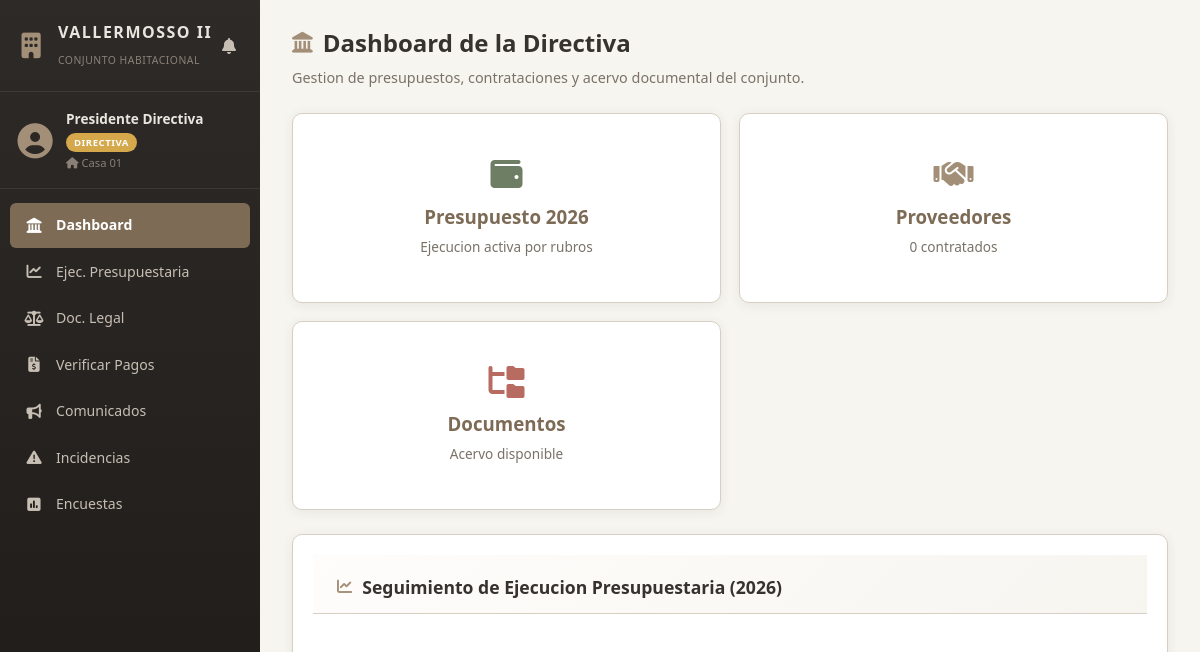
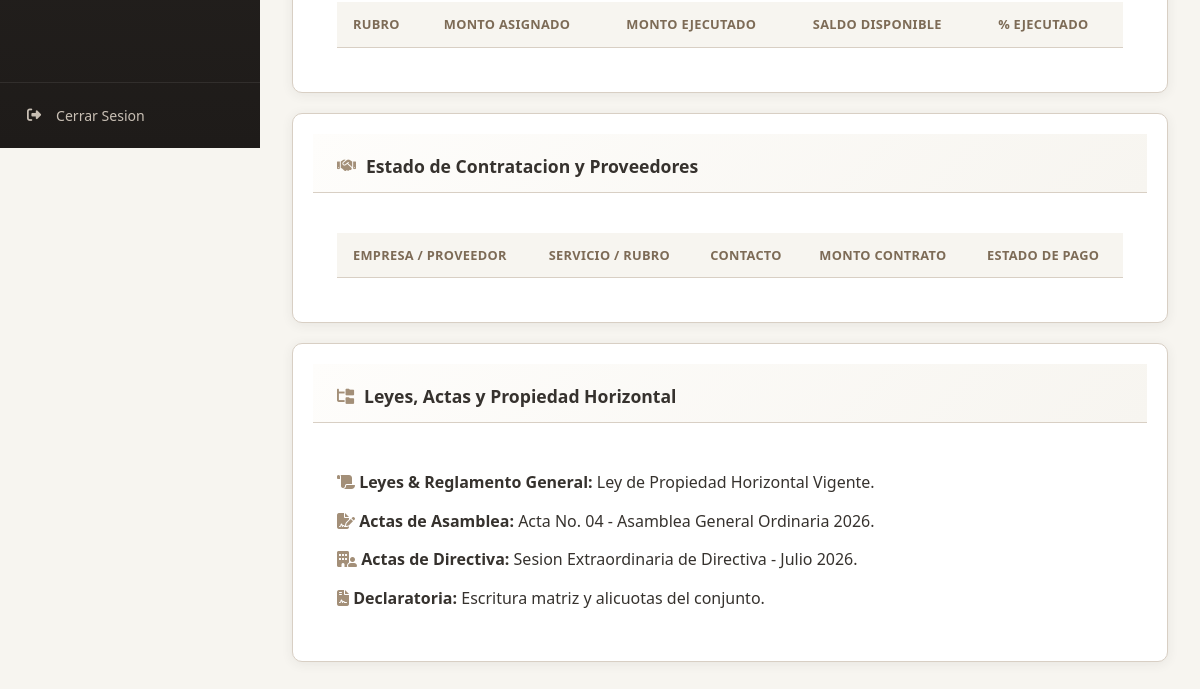
/views/directiva/dashboard.php (signed in), run on an earlier commit of the app's database (2 pictures, top to bottom).
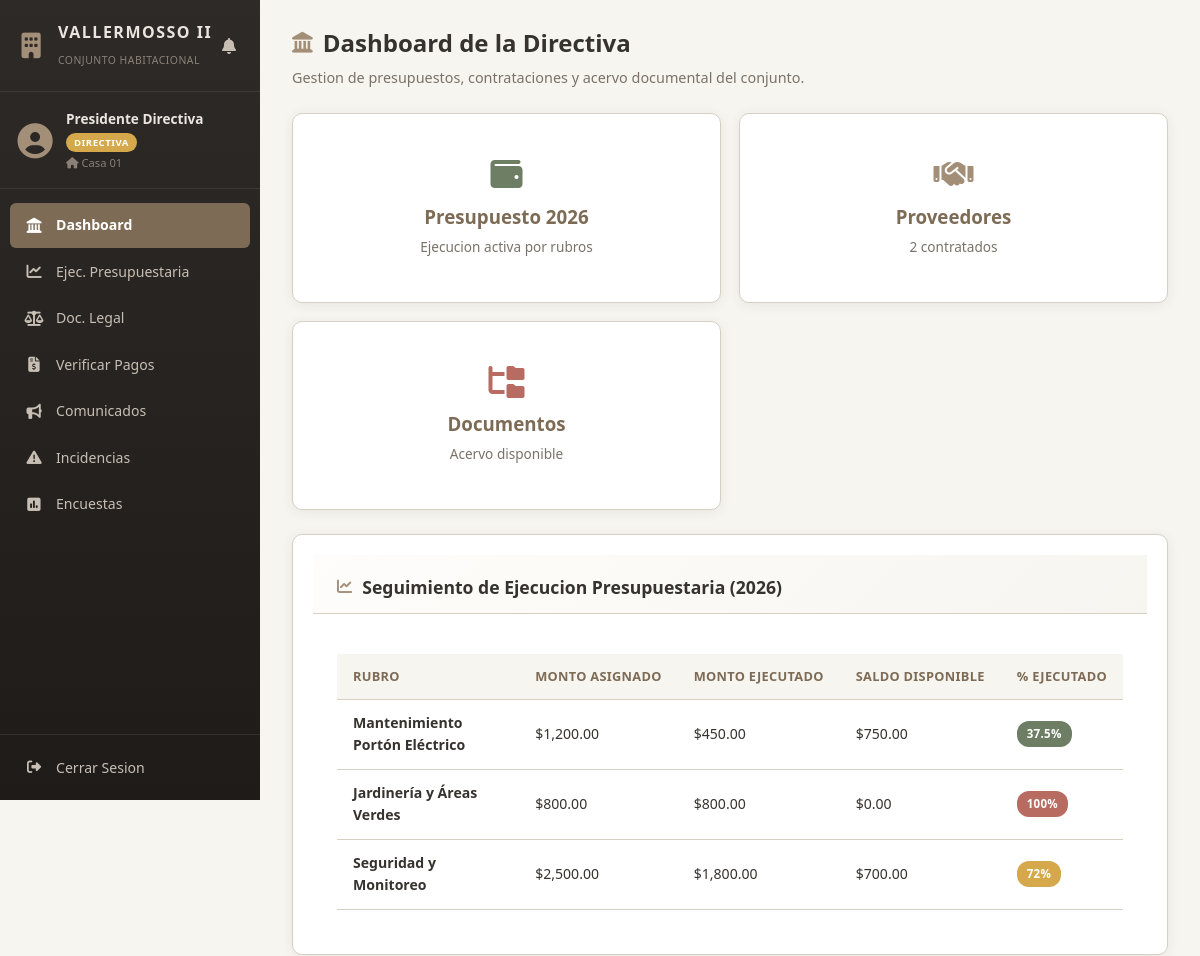
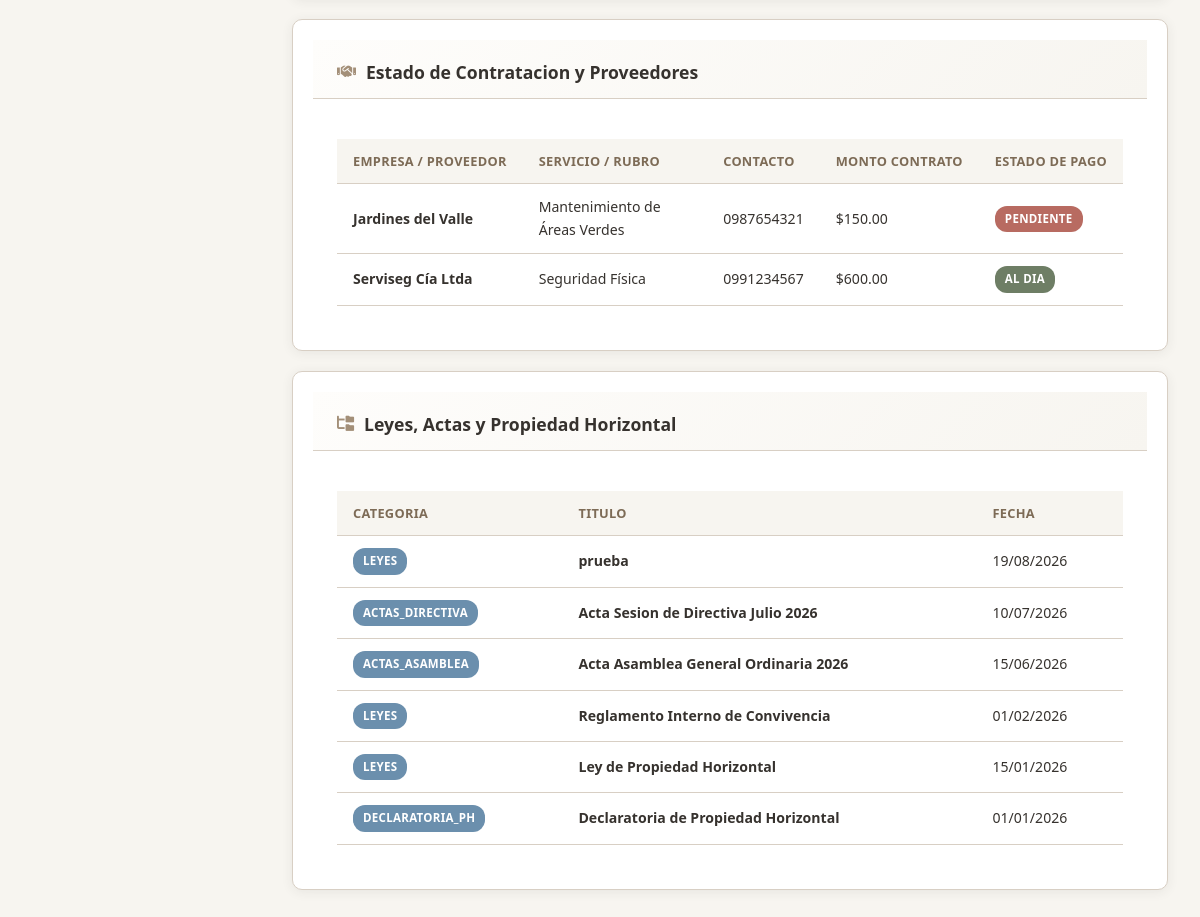
And on a later commit of the database (2 pictures, top to bottom).
### tables this page shows
CREATE TABLE `presupuesto` (
  `id_presupuesto` int(11) NOT NULL,
  `rubro` varchar(150) NOT NULL,
  `monto_asignado` decimal(10,2) NOT NULL,
  `monto_ejecutado` decimal(10,2) DEFAULT 0.00,
  `periodo` varchar(20) NOT NULL DEFAULT '2026'
);

CREATE TABLE `proveedores` (
  `id_proveedor` int(11) NOT NULL,
  `nombre_empresa` varchar(150) NOT NULL,
  `servicio_rubro` varchar(100) NOT NULL,
  `contacto` varchar(100) DEFAULT NULL,
  `monto_contrato` decimal(10,2) NOT NULL,
  `estado_pago` enum('AL_DIA','PENDIENTE','EN_PROCESO') DEFAULT 'AL_DIA',
  `created_at` timestamp NOT NULL DEFAULT current_timestamp()
);

CREATE TABLE `documentos_directiva` (
  `id_documento` int(11) NOT NULL,
  `titulo` varchar(150) NOT NULL,
  `categoria` enum('LEYES','ACTAS_ASAMBLEA','ACTAS_DIRECTIVA','DECLARATORIA_PH') NOT NULL,
  `archivo_url` varchar(255) NOT NULL,
  `fecha_publicacion` date NOT NULL
);

### config/db.php (called while the page is built, shortened)
<?php
class Database {
    private static $host = 'localhost';
    private static $db_name = 'vallermosso2_db';
    private static $username = 'root';
    private static $password = '';
    private static $conn = null;
    public static function obtenerConexion() {
        if (self::$conn === null) {
            try {
                self::$conn = new PDO(
                    "mysql:host=" . self::$host . ";dbname=" . self::$db_name . ";charset=utf8mb4",
                    self::$username,
                    self::$password,
                    [
                        PDO::ATTR_ERRMODE => PDO::ERRMODE_EXCEPTION,
                        PDO::ATTR_DEFAULT_FETCH_MODE => PDO::FETCH_ASSOC
                    ]
                );
            } catch (PDOException $e) {
                die("Error de conexión a la base de datos: " . $e->getMessage());
            }
        }
        return self::$conn;
    }
    public static function connect() {
        return self::obtenerConexion();
    }
}

### models/Directiva.php (called while the page is built)
<?php
require_once __DIR__ . '/../config/db.php';
class Directiva {
    private $db;
    public function __construct() {
        $this->db = Database::connect();
    }
    public function obtenerPresupuesto() {
        $stmt = $this->db->query("SELECT * FROM presupuesto");
        return $stmt->fetchAll();
    }
    public function obtenerProveedores() {
        $stmt = $this->db->query("SELECT * FROM proveedores ORDER BY nombre_empresa ASC");
        return $stmt->fetchAll();
    }
    public function obtenerDocumentos() {
        $stmt = $this->db->query("SELECT * FROM documentos_directiva ORDER BY fecha_publicacion DESC");
        return $stmt->fetchAll();
    }
}
?>

### views/directiva/dashboard.php (the view, shortened to what the changed rows need)
<?php
require_once __DIR__ . '/../../models/Directiva.php';
$directivaModel = new Directiva();
$presupuestos = $directivaModel->obtenerPresupuesto();
$proveedores = $directivaModel->obtenerProveedores();
$documentos = $directivaModel->obtenerDocumentos();
?>
<!DOCTYPE html>
<html lang="es">
<head>
    <link rel="stylesheet" href="../../public/css/style.css">
    <link rel="stylesheet" href="https://cdnjs.cloudflare.com/ajax/libs/font-awesome/6.4.0/css/all.min.css">
</head>
<body>
<div class="app-layout">
    <?php include_once __DIR__ . '/../sidebar.php'; ?>
    <main class="main-content">
        <header class="content-header">
            <h1><i class="fa-solid fa-landmark"></i> Dashboard de la Directiva</h1>
        </header>
        <div class="grid-form" style="margin-bottom: 24px;">
            <div class="card" style="margin-bottom: 0;">
                <div class="card-body" style="text-align: center;">
                    <i class="fa-solid fa-handshake" style="font-size: 2rem; color: var(--primary);"></i>
                    <h3 style="margin: 8px 0 4px; color: var(--primary-dark);">Proveedores</h3>
                    <p style="font-size: 0.85rem; color: var(--text-muted);"><?= count($proveedores) ?> contratados</p>
                </div>
            </div>
        </div>
        <section class="card">
            <div class="card-header">
                <h2><i class="fa-solid fa-chart-line"></i> Seguimiento de Ejecucion Presupuestaria (2026)</h2>
            </div>
            <div class="card-body">
                <div class="table-responsive">
                    <table class="table">
                        <thead>
                            <tr>
                                <th>Rubro</th>
                                <th>Monto Asignado</th>
                                <th>Monto Ejecutado</th>
                                <th>Saldo Disponible</th>
                                <th>% Ejecutado</th>
                            </tr>
                        </thead>
                        <tbody>
                            <?php foreach ($presupuestos as $p):
                                $saldo = $p['monto_asignado'] - $p['monto_ejecutado'];
                                $porcentaje = ($p['monto_asignado'] > 0) ? round(($p['monto_ejecutado'] / $p['monto_asignado']) * 100, 1) : 0;
                            ?>
                                <tr>
                                    <td><strong><?= htmlspecialchars($p['rubro']) ?></strong></td>
                                    <td>$<?= number_format($p['monto_asignado'], 2) ?></td>
                                    <td>$<?= number_format($p['monto_ejecutado'], 2) ?></td>
                                    <td>$<?= number_format($saldo, 2) ?></td>
                                    <td>
                                        <span class="badge <?= ($porcentaje > 90) ? 'badge-danger' : ($porcentaje >= 50 ? 'badge-warning' : 'badge-success') ?>">
                                            <?= $porcentaje ?>%
                                        </span>
                                    </td>
                                </tr>
                            <?php endforeach; ?>
                        </tbody>
                    </table>
                </div>
            </div>
        </section>
        <section class="card">
            <div class="card-header">
                <h2><i class="fa-solid fa-handshake"></i> Estado de Contratacion y Proveedores</h2>
            </div>
            <div class="card-body">
                <div class="table-responsive">
                    <table class="table">
                        <thead>
                            <tr>
                                <th>Empresa / Proveedor</th>
                                <th>Servicio / Rubro</th>
                                <th>Contacto</th>
                                <th>Monto Contrato</th>
                                <th>Estado de Pago</th>
                            </tr>
                        </thead>
                        <tbody>
                            <?php foreach ($proveedores as $prov): ?>
                                <tr>
                                    <td><strong><?= htmlspecialchars($prov['nombre_empresa']) ?></strong></td>
                                    <td><?= htmlspecialchars($prov['servicio_rubro']) ?></td>
                                    <td><?= htmlspecialchars($prov['contacto'] ?? 'N/A') ?></td>
                                    <td>$<?= number_format($prov['monto_contrato'], 2) ?></td>
                                    <td>
                                        <?php if ($prov['estado_pago'] === 'AL_DIA'): ?>
                                            <span class="badge badge-success">AL DIA</span>
                                        <?php elseif ($prov['estado_pago'] === 'PENDIENTE'): ?>
                                            <span class="badge badge-danger">PENDIENTE</span>
                                        <?php else: ?>
                                            <span class="badge badge-warning">EN PROCESO</span>
                                        <?php endif; ?>
                                    </td>
                                </tr>
                            <?php endforeach; ?>
                        </tbody>
                    </table>
                </div>
            </div>
        </section>
        <section class="card">
            <div class="card-header">
                <h2><i class="fa-solid fa-folder-tree"></i> Leyes, Actas y Propiedad Horizontal</h2>
            </div>
            <div class="card-body">
                <?php if (!empty($documentos)): ?>
                    <div class="table-responsive">
                        <table class="table">
                            <thead>
                                <tr>
                                    <th>Categoria</th>
                                    <th>Titulo</th>
                                    <th>Fecha</th>
                                </tr>
                            </thead>
                            <tbody>
                                <?php foreach ($documentos as $doc): ?>
                                    <tr>
                                        <td><span class="badge badge-info"><?= htmlspecialchars($doc['categoria'] ?? 'Documento') ?></span></td>
                                        <td><strong><?= htmlspecialchars($doc['titulo']) ?></strong></td>
                                        <td><?= date('d/m/Y', strtotime($doc['fecha_publicacion'])) ?></td>
                                    </tr>
                                <?php endforeach; ?>
                            </tbody>
                        </table>
                    </div>
                <?php else: ?>
                    <ul style="list-style: none; padding: 0; margin: 0; line-height: 2.4;">
                        <li><i class="fa-solid fa-scroll text-primary"></i> <strong>Leyes & Reglamento General:</strong> Ley de Propiedad Horizontal Vigente.</li>
                        <li><i class="fa-solid fa-file-signature text-primary"></i> <strong>Actas de Asamblea:</strong> Acta No. 04 - Asamblea General Ordinaria 2026.</li>
                        <li><i class="fa-solid fa-building-user text-primary"></i> <strong>Actas de Directiva:</strong> Sesion Extraordinaria de Directiva - Julio 2026.</li>
                        <li><i class="fa-solid fa-file-contract text-primary"></i> <strong>Declaratoria:</strong> Escritura matriz y alicuotas del conjunto.</li>
                    </ul>
                <?php endif; ?>
            </div>
        </section>
    </main>
</div>
</body>
</html>

### views/sidebar.php (shortened to what the changed rows need)
<?php
$rol = $_SESSION['rol'] ?? $_SESSION['usuario_rol'] ?? '';
$paginaActual = basename($_SERVER['SCRIPT_NAME'], '.php');
$menuItems = [];
if (strtoupper($rol) === 'ADMINISTRADOR') {
    $menuItems = [
        ['icon' => 'fa-solid fa-bullhorn', 'label' => 'Comunicados', 'file' => 'comunicados.php', 'section' => 'administrador'],
        ['icon' => 'fa-solid fa-shield-halved', 'label' => 'Usuarios', 'file' => 'usuarios.php', 'section' => 'administrador'],
        ['icon' => 'fa-solid fa-file-invoice-dollar', 'label' => 'Verificar Pagos', 'file' => 'verificar_pagos.php', 'section' => 'administrador'],
        ['icon' => 'fa-solid fa-cash-register', 'label' => 'Recaudaciones', 'file' => 'recaudacion.php', 'section' => 'administrador'],
        ['icon' => 'fa-solid fa-file-invoice', 'label' => 'Estado de Cuenta', 'file' => 'estado_cuenta.php', 'section' => 'administrador'],
        ['icon' => 'fa-solid fa-certificate', 'label' => 'Cert. Expensas', 'file' => 'certificado_expensas.php', 'section' => 'administrador'],
        ['icon' => 'fa-solid fa-handshake', 'label' => 'Convenios', 'file' => 'convenios.php', 'section' => 'administrador'],
        ['icon' => 'fa-solid fa-truck-field', 'label' => 'Proveedores', 'file' => 'proveedores.php', 'section' => 'administrador'],
        ['icon' => 'fa-solid fa-chart-pie', 'label' => 'Ejec. Presupuestaria', 'file' => 'ejecucion_presupuestaria.php', 'section' => 'administrador'],
        ['icon' => 'fa-solid fa-scale-balanced', 'label' => 'Doc. Legal', 'file' => 'documentacion_legal.php', 'section' => 'administrador'],
        ['icon' => 'fa-solid fa-folder-open', 'label' => 'Tramites', 'file' => 'tramites.php', 'section' => 'administrador'],
        ['icon' => 'fa-solid fa-boxes-stacked', 'label' => 'Activos', 'file' => 'activos.php', 'section' => 'administrador'],
        ['icon' => 'fa-solid fa-building', 'label' => 'Espacios', 'file' => 'espacios.php', 'section' => 'administrador'],
        ['icon' => 'fa-solid fa-triangle-exclamation', 'label' => 'Incidencias', 'file' => 'incidencias.php', 'section' => 'administrador'],
        ['icon' => 'fa-solid fa-square-poll-vertical', 'label' => 'Encuestas', 'file' => 'encuestas.php', 'section' => 'administrador'],
    ];
} elseif (strtoupper($rol) === 'DIRECTIVA') {
    $menuItems = [
        ['icon' => 'fa-solid fa-landmark', 'label' => 'Dashboard', 'file' => 'dashboard.php', 'section' => 'directiva'],
        ['icon' => 'fa-solid fa-chart-line', 'label' => 'Ejec. Presupuestaria', 'file' => 'ejecucion_presupuestaria.php', 'section' => 'directiva'],
        ['icon' => 'fa-solid fa-scale-balanced', 'label' => 'Doc. Legal', 'file' => 'documentacion_legal.php', 'section' => 'directiva'],
        ['icon' => 'fa-solid fa-file-invoice-dollar', 'label' => 'Verificar Pagos', 'file' => 'verificar_pagos.php', 'section' => 'administrador'],
        ['icon' => 'fa-solid fa-bullhorn', 'label' => 'Comunicados', 'file' => 'comunicados.php', 'section' => 'administrador'],
        ['icon' => 'fa-solid fa-triangle-exclamation', 'label' => 'Incidencias', 'file' => 'incidencias.php', 'section' => 'administrador'],
        ['icon' => 'fa-solid fa-square-poll-vertical', 'label' => 'Encuestas', 'file' => 'encuestas.php', 'section' => 'directiva'],
    ];
}
?>
<aside id="sidebar" class="sidebar">
    <div class="sidebar-header">
        <div class="sidebar-brand">
            <div>
                <h2>VALLERMOSSO II</h2>
            </div>
        </div>
    </div>
    <nav class="sidebar-nav">
        <ul>
            <?php foreach ($menuItems as $item): ?>
                <?php
                    $isActive = ($paginaActual === pathinfo($item['file'], PATHINFO_FILENAME));
                    $href = "../{$item['section']}/{$item['file']}";
                ?>
                <li>
                    <a href="<?= $href ?>" class="<?= $isActive ? 'active' : '' ?>">
                        <i class="<?= $item['icon'] ?>"></i>
                        <span class="nav-text"><?= $item['label'] ?></span>
                    </a>
                </li>
            <?php endforeach; ?>
        </ul>
    </nav>
</aside>

What changed in the data, as far as the page shows it:
added presupuesto: rubro "Mantenimiento Portón Eléctrico", monto_asignado "1,200.00", monto_ejecutado "450.00", saldo "750.00", porcentaje "37.5"
added presupuesto: rubro "Jardinería y Áreas Verdes", monto_asignado "800.00", monto_ejecutado "800.00", saldo "0.00", porcentaje "100"
added presupuesto: rubro "Seguridad y Monitoreo", monto_asignado "2,500.00", monto_ejecutado "1,800.00", saldo "700.00", porcentaje "72"
added proveedores: nombre_empresa "Jardines del Valle", servicio_rubro "Mantenimiento de Áreas Verdes", contacto "0987654321", monto_contrato "150.00", estado_pago "PENDIENTE"
added proveedores: nombre_empresa "Serviseg Cía Ltda", servicio_rubro "Seguridad Física", contacto "0991234567", monto_contrato "600.00", estado_pago "AL DIA"
added documentos_directiva: categoria "LEYES", titulo "prueba", fecha_publicacion "19/08/2026"
added documentos_directiva: categoria "ACTAS_DIRECTIVA", titulo "Acta Sesion de Directiva Julio 2026", fecha_publicacion "10/07/2026"
added documentos_directiva: categoria "ACTAS_ASAMBLEA", titulo "Acta Asamblea General Ordinaria 2026", fecha_publicacion "15/06/2026"
added documentos_directiva: categoria "LEYES", titulo "Reglamento Interno de Convivencia", fecha_publicacion "01/02/2026"
added documentos_directiva: categoria "LEYES", titulo "Ley de Propiedad Horizontal", fecha_publicacion "15/01/2026"
added documentos_directiva: categoria "DECLARATORIA_PH", titulo "Declaratoria de Propiedad Horizontal", fecha_publicacion "01/01/2026"
Also different on the page:
count($proveedores): "0" → "2"
text no longer shown: "Leyes & Reglamento General: Ley de Propiedad Horizontal Vigente. Actas de Asamblea: Acta No. 04 - Asamblea General Ordinaria 2026. Actas de Directiva: Sesion Extraordinaria de Directiva - Julio 2026. Declaratoria: Escritura matriz y alicuotas del conjunto."
text now shown: "CATEGORIA TITULO FECHA"
